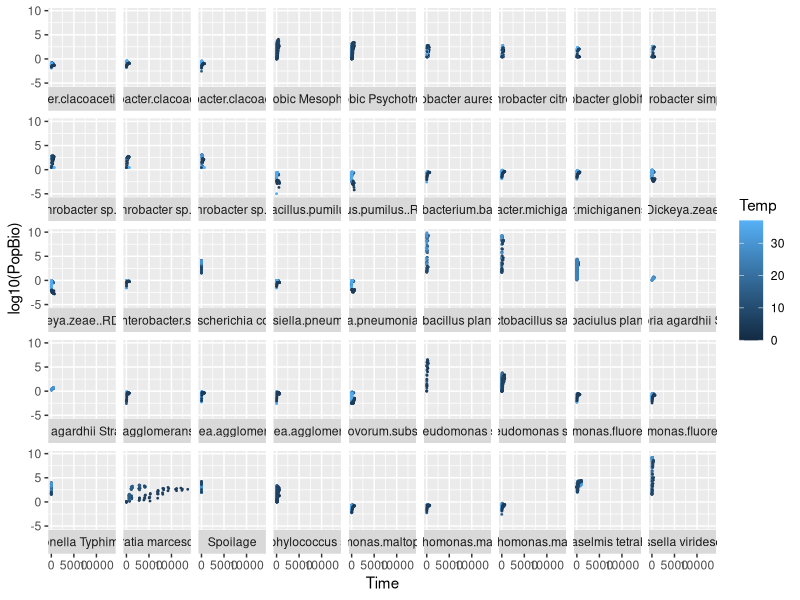

Write R code to recreate this figure. (Note: this script raises an error after producing the figure.)
library("ggplot2")
library("dplyr")
rm(list = ls())
graphics.off()
d <- read.csv("../Data/NewData.csv", header = T)
 
 p <- ggplot(d, aes(x = Time, y = log10(PopBio), color = Temp))
 p <- p + geom_point(size =I(0.3))
 p <- p + facet_wrap(~Species, nrow = 5, ncol = 9, strip.position = "bottom")
length(table(d$Species)) #45
length(table(d$Temp)) #17

#save in pdf Temp
pdf("../Results/Temp.pdf")
p
graphics.off()


a <- d %>% group_by(Species, Citation) %>% summarise()#45

subsets <- apply(a, 1, function(x){
  subset(d, d$Species == x[1] & d$Citation == x[2])
})

pdf("../Results/plots.pdf")
plots <- lapply(subsets, function(x){
  p <- ggplot(x, aes(x = Time, y = log10(PopBio), color = Medium))
  p <- p + geom_point(size =I(0.3))
  p <- p + facet_wrap(~Temp, strip.position = "bottom")
  p <- p + ggtitle(x[1, 7])
  print(p)
})
graphics.off()

